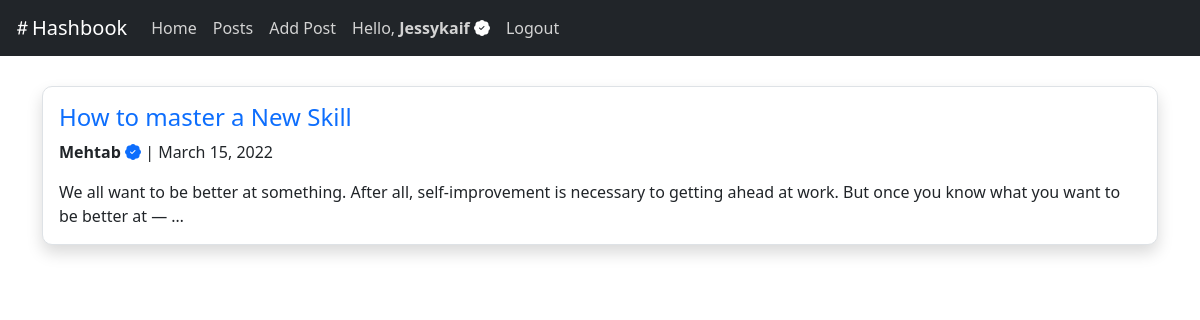
Screenshot of /posts/ (signed in) with the database file from the repository.
### HashbookApp/models.py (models this page shows, shortened)
class Post(models.Model):
    title = models.CharField(max_length=100, blank=False)
    text = models.TextField(blank=False)
    author = models.ForeignKey(User, on_delete = models.CASCADE, related_name="poster")
    date_published = models.DateTimeField(auto_now_add = True)

### HashbookApp/views.py (the view)
# urls.py: path('posts/', views.posts, name="posts"),
def posts(request):
    posts = Post.objects.order_by('-date_published')
    comments = Comment
    context = {"posts":posts, 'comments':comments}
    return render(request, 'HashbookApp/posts.html', context)

### HashbookApp/templates/HashbookApp/posts.html (shortened to what this page needs)
{% extends 'HashbookApp/layout.html' %}
{% block body %}
    {% for post in posts %}
    <div id="post_box">
        <div class="mb-4 border shadow p-3 bg-body" style="border-radius:10px;">
            <h4 class="mb-2"><a href="{% url 'HashbookApp:post' post.id %}">{{ post.title }}</a></h4>
            <div class="mb-3">
                <p class=""><b>{{ post.author | title }}</b> <span class="bi-patch-check-fill text-primary"></span> | {{ post.date_published | date}}</p>
            </div>
            <div class="mt-2"> {{ post.text | truncatewords:30  }} </div>
        </div>
    </div>
    {% empty %}
        <p>No posts yet!</p>
    {% endfor %}
{% endblock %}

### HashbookApp/templates/HashbookApp/layout.html (shortened to what this page needs)
{% load static %}
<!DOCTYPE html>
<html lang="en-US">
    <head>
        <link href="https://cdn.jsdelivr.net/npm/bootstrap@5.1.3/dist/css/bootstrap.min.css" rel="stylesheet">
        <link rel="stylesheet" href="https://cdn.jsdelivr.net/npm/bootstrap-icons@1.8.1/font/bootstrap-icons.css">
        <link rel="stylesheet" href="{% static 'HashbookApp/style.css' %}">
    </head>
    <body>
        <nav class="navbar navbar-expand-lg sticky-top navbar-light bg-dark">
            <div class="container-fluid">
                <a class="navbar-brand" href="{% url 'HashbookApp:index' %}">
                    <span class="bi-hash text-white" ></span><span class="text-white">Hashbook</span>
                </a>
              <div class="collapse navbar-collapse" id="navbarNav">
                <ul class="navbar-nav">
                  <li class="nav-item">
                    <a class="nav-link active" id="main-link" aria-current="page"  href="{% url 'HashbookApp:index' %}">Home</a>
                  </li>
                  <li class="nav-item">
                    <a class="nav-link " id="main-link" href="{% url 'HashbookApp:posts' %}">Posts</a>
                  </li>
                  <li class="nav-item">
                    <a class="nav-link" id="main-link" href="{% url 'HashbookApp:newpost' %}">Add Post</a>
                  </li>
                  <li class="nav-item">
                    {% if user.is_authenticated %}
                      <a class="nav-link" id="main-link" href="{% url 'Users:profile' %}"> Hello, <b>{{ user.username | title }}</b> <span class="bi-patch-check-fill text-white"></a>
                    {% endif %}
                  </li>
                  <li class="nav-item">
                    {% if user.is_authenticated %}
                        <a class="nav-link" id="main-link" href="{% url 'Users:logout' %}">Logout</a>
                    {% else %}
                        <a class="nav-link" id="main-link" href="{% url 'Users:login' %}">Login</a>
                    {% endif %}
                  </li>
                </ul>
              </div>
            </div>
          </nav>
        <div class="main container">
            {% block body %}{% endblock body %}
        </div>
    </body>
</html>

### HashbookApp/static/HashbookApp/style.css (style rules this page uses)
a { text-decoration: none; }

### HashbookApp/templates/HashbookApp/posts.html (style rules this page uses)
span { border-raidus: 100px; }

### HashbookApp/templates/HashbookApp/layout.html (style rules this page uses)
body { text-decoration:none; }
div.main { padding-top:30px; padding-bottom:20px; }
#main-link { color:lightgray; }

### rows the page displays
Post: title "How to master a New Skill", author "Mehtab", date_published "March 15, 2022", text "We all want to be better at something. After all, self-improvement is necessary to getting ahead at work. But once you know what you want to be better at — …"

### other values shown
{{ user.username | title }} "Jessykaif"
